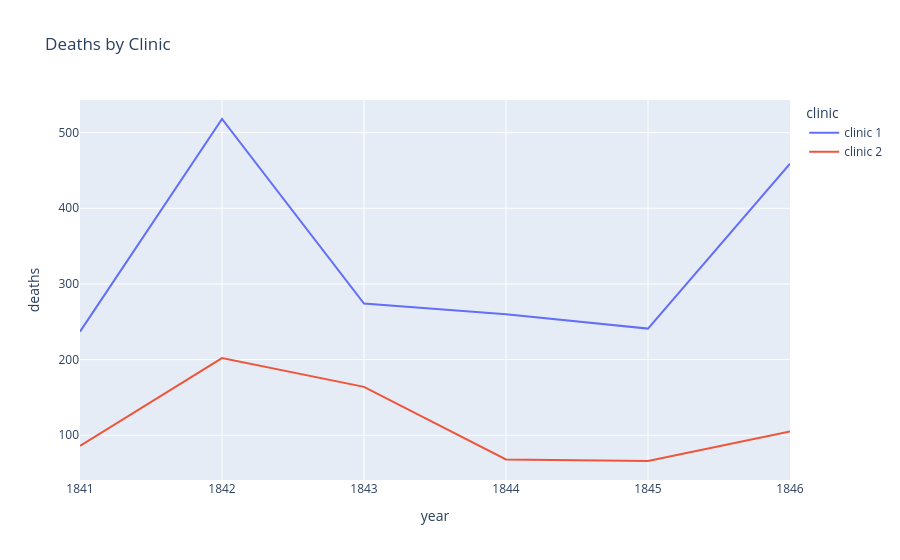

Notebook code for this chart:
### Code cell
line_chart2 = px.line(df_yearly, x="year", y="deaths", color="clinic", title="Deaths by Clinic")
line_chart2.show()

### Figure 1 — Plotly figure (JSON) as saved in the notebook; plotly's stock layout.template omitted (floating-point values rounded to 4 significant figures)
{"data": [{"hovertemplate": "clinic=clinic 1<br>year=%{x}<br>deaths=%{y}<extra></extra>", "legendgroup": "clinic 1", "line": {"color": "#636efa", "dash": "solid"}, "marker": {"symbol": "circle"}, "mode": "lines", "name": "clinic 1", "orientation": "v", "showlegend": true, "type": "scatter", "x": [1841, 1842, 1843, 1844, 1845, 1846], "xaxis": "x", "y": [237, 518, 274, 260, 241, 459], "yaxis": "y"}, {"hovertemplate": "clinic=clinic 2<br>year=%{x}<br>deaths=%{y}<extra></extra>", "legendgroup": "clinic 2", "line": {"color": "#EF553B", "dash": "solid"}, "marker": {"symbol": "circle"}, "mode": "lines", "name": "clinic 2", "orientation": "v", "showlegend": true, "type": "scatter", "x": [1841, 1842, 1843, 1844, 1845, 1846], "xaxis": "x", "y": [86, 202, 164, 68, 66, 105], "yaxis": "y"}], "layout": {"autosize": true, "legend": {"title": {"text": "clinic"}, "tracegroupgap": 0}, "title": {"text": "Deaths by Clinic"}, "xaxis": {"anchor": "y", "autorange": true, "domain": [0, 1], "range": [1841, 1846], "title": {"text": "year"}, "type": "linear"}, "yaxis": {"anchor": "x", "autorange": true, "domain": [0, 1], "range": [40.89, 543.1], "title": {"text": "deaths"}, "type": "linear"}}}
